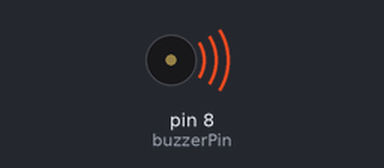
The sketch below on a simulated Arduino Uno, built with avr-gcc and run on an emulated ATmega328P. Parts: buzzer (waves = sounding).

Above: at 0.2 s.
At 13.0 s:
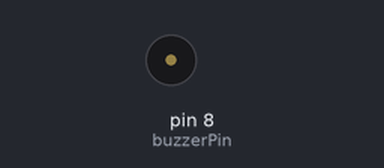
Timing chart, 0 to 16.7 s (numbered marks = the images above):
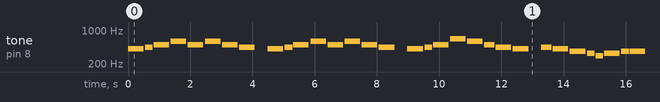

The sketch:

Jati_Maya_Laye_Pani.ino
```cpp
 #include "pitches.h"

int buzzerPin = 8;

// notes in the melody: (music)
int melody[] = {
  NOTE_GS4, NOTE_A4, NOTE_B4, NOTE_D5, NOTE_B4, NOTE_D5, NOTE_B4, NOTE_A4, 0, //JATI MAYA LAYE PANI
  NOTE_GS4, NOTE_A4, NOTE_B4, NOTE_D5, NOTE_B4, NOTE_D5, NOTE_B4, NOTE_A4, 0, //JATI KASAM KHAYE PANI
  NOTE_GS4, NOTE_A4, NOTE_B4, NOTE_E5, NOTE_D5, NOTE_B4, NOTE_A4, NOTE_GS4, 0, //NISTHURI LE BATO LAGDA
  NOTE_A4, NOTE_GS4, NOTE_FS4, NOTE_E4, NOTE_D4, NOTE_E4, NOTE_FS4, NOTE_FS4, 0, //AKHA TARI GAYE PAXI
  NOTE_E4, NOTE_FS4, NOTE_E4, NOTE_D4, 0,  NOTE_D4, NOTE_E4, NOTE_FS4, NOTE_GS4, NOTE_A4, 0, // MANMA PIR TA PARNE NAI BHAYO
  NOTE_A4, NOTE_A4, NOTE_GS4, NOTE_FS4, NOTE_GS4, NOTE_FS4, NOTE_GS4, NOTE_E4, NOTE_E4, 0 //YO MAN TESAI MARNE NAI BHAYO NOTE_E4
  };

// note durations: 4 = quarter note, 8 = eighth note, etc.:
//int noteDurations[] = {  4, 8, 8, 4,4,4,4,4 };
int noteDurations[] = {
2, 4, 2, 2, 2, 2, 2, 2, 3,  //JATI MAYA LAYE PANI, 9
2, 4, 2, 2, 2, 2, 2, 2, 3,  //JATI KASAM KHAYE PANI, 18
2, 4, 2, 2, 2, 3, 2, 2, 3,  //NISTHURI LE BATO LAGDA, 27
3, 2, 2, 4, 4, 2, 4, 2, 4,  //AKHA TARI GAYE PAXI, 36 ///
2, 4, 2, 3, 8, 2, 4, 2, 4, 3, 3, // MANMA PIR TA PARNE NAI BHAYO, 47
4, 3, 2, 2, 2, 4, 2,3, 2, 3  //YO MAN TESAI MARNE NAI BHAYO, 57
};

void setup() {
  pinMode(buzzerPin, OUTPUT);
}

void loop() {
  // iterate over the notes of the melody:
  for (int thisNote = 0; thisNote < 57; thisNote++) {

    // to calculate the note duration, take one second
    // divided by the note type.
    //e.g. quarter note = 1000 / 4, eighth note = 1000/8, etc.
    int noteDuration = 1000/noteDurations[thisNote];
    tone(buzzerPin, melody[thisNote],noteDuration);

    // to distinguish the notes, set a minimum time between them.
    // the note's duration + 30% seems to work well:
    //int pauseBetweenNotes = noteDuration * 1.30;
    int pauseBetweenNotes = noteDuration * 1.1;//10;
    delay(pauseBetweenNotes);
  }

}
```

pitches.h
```cpp
/*************************************************
 * Public Constants
 *************************************************/

#define NOTE_B0  31
#define NOTE_C1  33
#define NOTE_CS1 35
#define NOTE_D1  37
#define NOTE_DS1 39
#define NOTE_E1  41
#define NOTE_F1  44
#define NOTE_FS1 46
#define NOTE_G1  49
#define NOTE_GS1 52
#define NOTE_A1  55
#define NOTE_AS1 58
#define NOTE_B1  62
#define NOTE_C2  65
#define NOTE_CS2 69
#define NOTE_D2  73
#define NOTE_DS2 78
#define NOTE_E2  82
#define NOTE_F2  87
#define NOTE_FS2 93
#define NOTE_G2  98
#define NOTE_GS2 104
#define NOTE_A2  110
#define NOTE_AS2 117
#define NOTE_B2  123
#define NOTE_C3  131
#define NOTE_CS3 139
#define NOTE_D3  147
#define NOTE_DS3 156
#define NOTE_E3  165
#define NOTE_F3  175
#define NOTE_FS3 185
#define NOTE_G3  196
#define NOTE_GS3 208
#define NOTE_A3  220
#define NOTE_AS3 233
#define NOTE_B3  247
#define NOTE_C4  262
#define NOTE_CS4 277
#define NOTE_D4  294
#define NOTE_DS4 311
#define NOTE_E4  330
#define NOTE_F4  349
#define NOTE_FS4 370
#define NOTE_G4  392
#define NOTE_GS4 415
#define NOTE_A4  440
#define NOTE_AS4 466
#define NOTE_B4  494
#define NOTE_C5  523
#define NOTE_CS5 554
#define NOTE_D5  587
#define NOTE_DS5 622
#define NOTE_E5  659
#define NOTE_F5  698
#define NOTE_FS5 740
#define NOTE_G5  784
#define NOTE_GS5 831
#define NOTE_A5  880
#define NOTE_AS5 932
#define NOTE_B5  988
#define NOTE_C6  1047
#define NOTE_CS6 1109
#define NOTE_D6  1175
#define NOTE_DS6 1245
#define NOTE_E6  1319
#define NOTE_F6  1397
#define NOTE_FS6 1480
#define NOTE_G6  1568
#define NOTE_GS6 1661
#define NOTE_A6  1760
#define NOTE_AS6 1865
#define NOTE_B6  1976
#define NOTE_C7  2093
#define NOTE_CS7 2217
#define NOTE_D7  2349
#define NOTE_DS7 2489
#define NOTE_E7  2637
#define NOTE_F7  2794
#define NOTE_FS7 2960
#define NOTE_G7  3136
#define NOTE_GS7 3322
#define NOTE_A7  3520
#define NOTE_AS7 3729
#define NOTE_B7  3951
#define NOTE_C8  4186
#define NOTE_CS8 4435
#define NOTE_D8  4699
#define NOTE_DS8 4978
 
```

Measured:
- by itself, tone on pin 8 (buzzerPin): plays 415 Hz for 0.50 s, 440 Hz for 0.25 s, 494 Hz for 0.50 s, 587 Hz for 0.50 s, 494 Hz for 0.50 s, 587 Hz for 0.50 s … (254 notes in this stretch)
